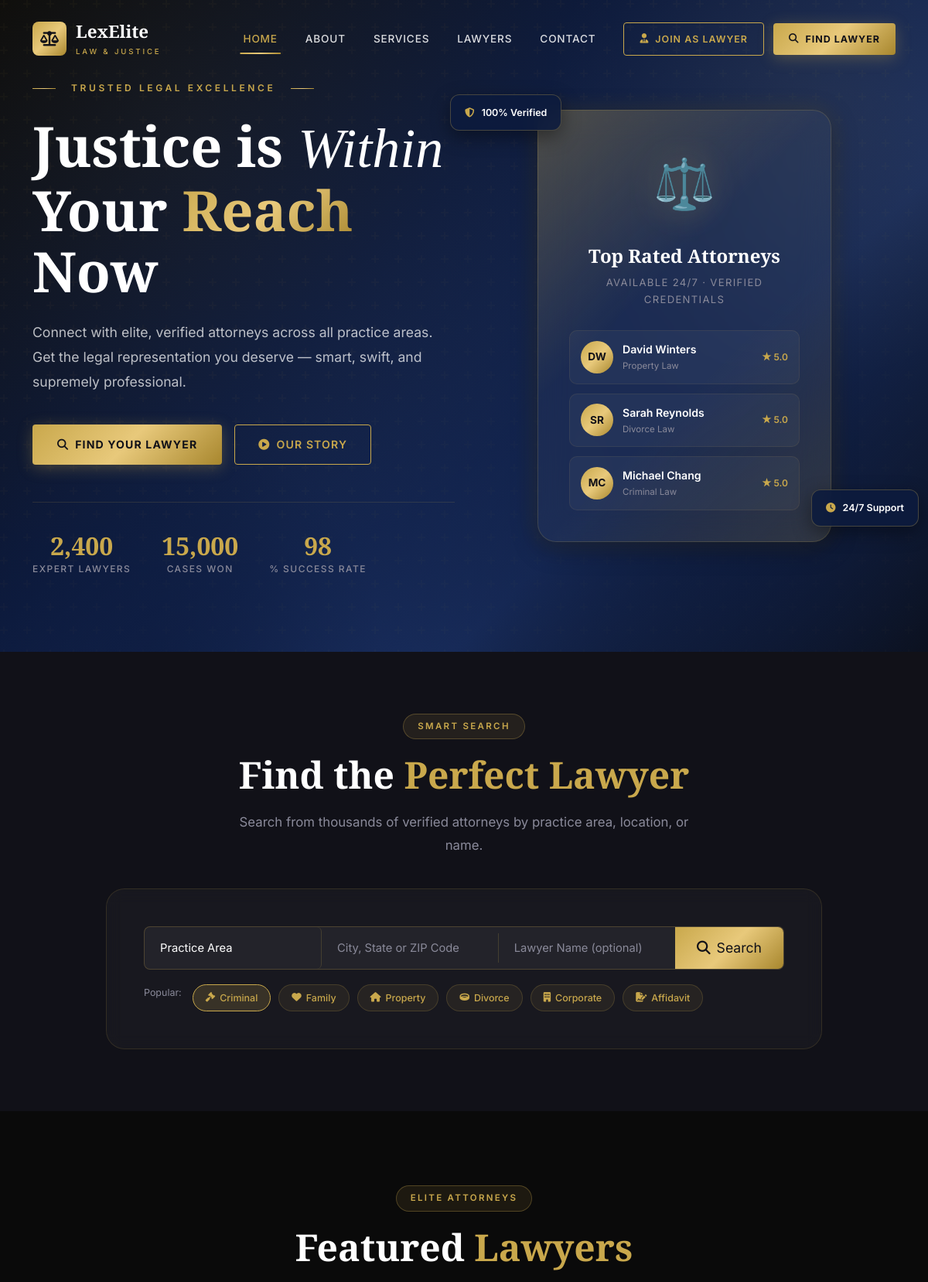
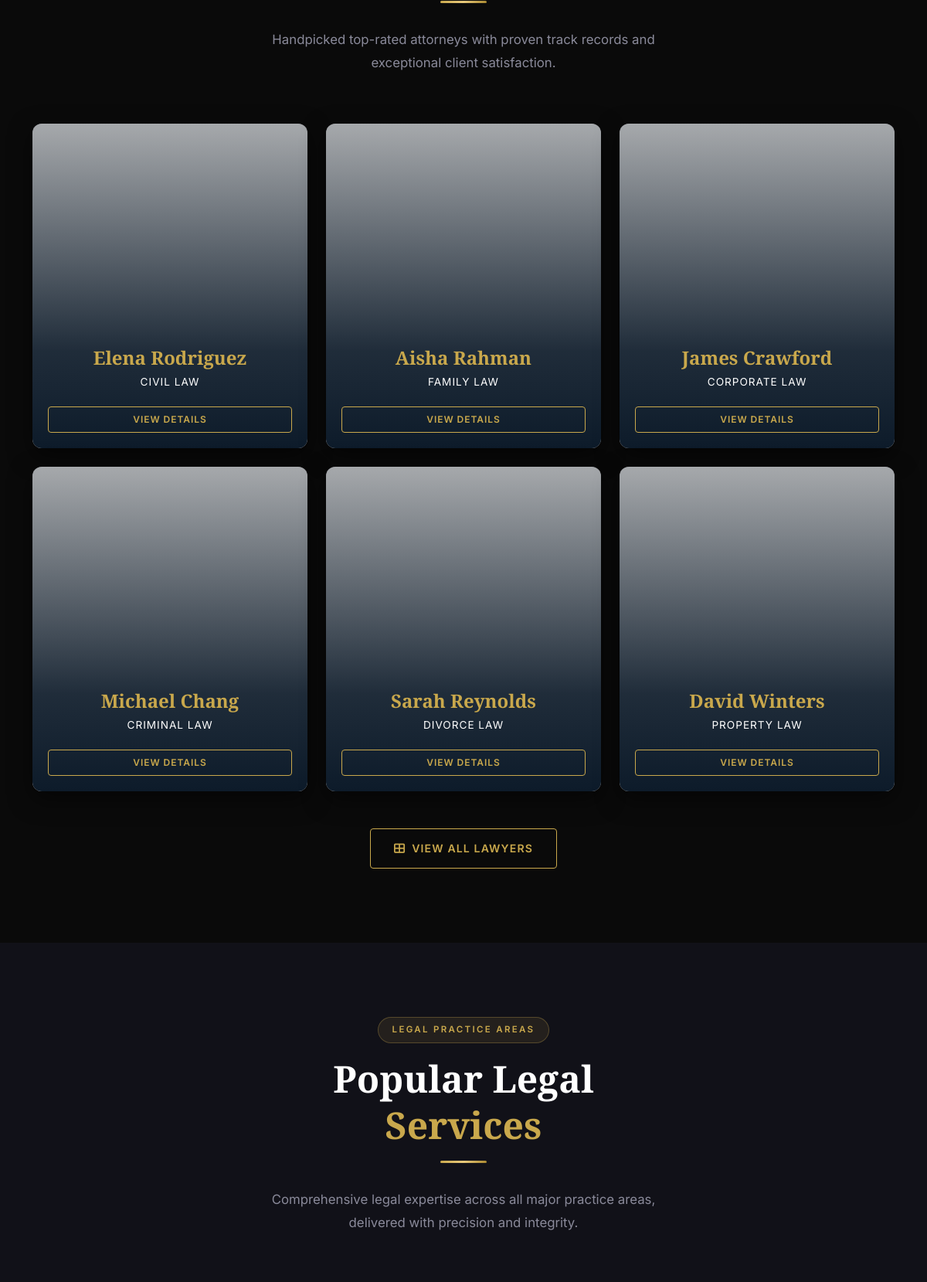
The page / (upper part) on the database its author committed (2 pictures, top to bottom).
### tables this page shows
CREATE TABLE lawyers (
 lawyer_id INT AUTO_INCREMENT PRIMARY KEY,
 full_name VARCHAR(100) NOT NULL,
 email VARCHAR(100) UNIQUE NOT NULL,
 phone VARCHAR(20),
 password VARCHAR(255) NOT NULL,
 specialization VARCHAR(100),
 qualification VARCHAR(150),
 experience INT,
 city VARCHAR(100),
 address TEXT,
 license_no VARCHAR(100),
 bio TEXT,
 consultation_fee DECIMAL(10,2),
 profile_image VARCHAR(255),
 status ENUM('Pending','Approved','Rejected') DEFAULT 'Pending',
 created_at TIMESTAMP DEFAULT CURRENT_TIMESTAMP
);

### index.php (the view, shortened to what this page needs)
<?php
include_once 'includes/connection.php';
include_once 'includes/header.php';
$hero_lawyers_q = mysqli_query($conn, "
    SELECT lawyer_id, full_name, specialization, profile_image
    FROM lawyers
    WHERE status = 'Approved'
    ORDER BY lawyer_id ASC
    LIMIT 3
");
$hero_lawyers = [];
while ($hl = mysqli_fetch_assoc($hero_lawyers_q)) {
    $hero_lawyers[] = $hl;
}
?>
<section class="hero-section" id="home">
  <div class="hero-bg-pattern"></div>
  <div class="hero-glow"></div>
  <div class="hero-glow-2"></div>
  <div class="container hero-content">
    <div class="row align-items-center gy-5">
      <div class="col-lg-6" data-aos="fade-right" data-aos-duration="900">
        <div class="hero-eyebrow">
          <span></span> Trusted Legal Excellence <span></span>
        </div>
        <h1 class="hero-title">
          Justice is <span class="italic-word">Within</span><br>
          Your <span class="gold-word">Reach</span> Now
        </h1>
        <p class="hero-description">
          Connect with elite, verified attorneys across all practice areas. Get the legal representation you deserve — smart, swift, and supremely professional.
        </p>
        <div class="d-flex flex-wrap gap-3">
          <a href="#search" class="btn-gold">
            <i class="fas fa-search"></i> Find Your Lawyer
          </a>
          <a href="about.php" class="btn-outline-gold">
            <i class="fas fa-play-circle"></i> Our Story
          </a>
        </div>
        <div class="hero-stats">
          <div class="text-center">
            <div class="hero-stat-number" data-target="2400">0</div>
            <div class="hero-stat-label">Expert Lawyers</div>
          </div>
          <div class="text-center">
            <div class="hero-stat-number" data-target="15000">0</div>
            <div class="hero-stat-label">Cases Won</div>
          </div>
          <div class="text-center">
            <div class="hero-stat-number" data-target="98">0</div>
            <div class="hero-stat-label">% Success Rate</div>
          </div>
        </div>
      </div>
      <div class="col-lg-6" data-aos="fade-left" data-aos-duration="900" data-aos-delay="200">
        <div class="hero-visual">
          <div class="hero-card-glass">
            <div class="hero-scales-icon">⚖️</div>
            <h3 class="hero-card-title">Top Rated Attorneys</h3>
            <p class="hero-card-subtitle">Available 24/7 · Verified Credentials</p>
            <div class="hero-lawyer-list">
              <?php
              if (!empty($hero_lawyers)):
                foreach ($hero_lawyers as $hl):
                  $hl_name = htmlspecialchars($hl['full_name']);
                  $hl_spec = htmlspecialchars($hl['specialization']);
                  $hl_initials = strtoupper(substr($hl['full_name'], 0, 1) . (strpos($hl['full_name'], ' ') !== false ? substr($hl['full_name'], strpos($hl['full_name'], ' ') + 1, 1) : ''));
                  if (!empty($hl['profile_image'])):
              ?>
                <div class="hero-lawyer-item">
                  <div class="lawyer-avatar" style="padding:0; overflow:hidden;">
                    <img src="uploads/<?php echo htmlspecialchars($hl['profile_image']); ?>" alt="<?php echo $hl_name; ?>" style="width:100%; height:100%; object-fit:cover; border-radius:50%;">
                  </div>
                  <div>
                    <div class="lawyer-info-name"><?php echo $hl_name; ?></div>
                    <div class="lawyer-info-spec"><?php echo $hl_spec; ?></div>
                  </div>
                  <div class="lawyer-rating">★ 5.0</div>
                </div>
              <?php else: ?>
                <div class="hero-lawyer-item">
                  <div class="lawyer-avatar"><?php echo $hl_initials; ?></div>
                  <div>
                    <div class="lawyer-info-name"><?php echo $hl_name; ?></div>
                    <div class="lawyer-info-spec"><?php echo $hl_spec; ?></div>
                  </div>
                  <div class="lawyer-rating">★ 5.0</div>
                </div>
              <?php
                  endif;
                endforeach;
              endif;
              ?>
            </div>
          </div>
          <div class="floating-badge badge-1">
            <i class="fas fa-shield-halved"></i> 100% Verified
          </div>
          <div class="floating-badge badge-2">
            <i class="fas fa-clock"></i> 24/7 Support
          </div>
        </div>
      </div>
    </div>
  </div>
</section>
<section class="search-section" id="search">
  <div class="container">
    <div class="row justify-content-center mb-4" data-aos="fade-up">
      <div class="col-lg-8 text-center">
        <span class="section-badge">Smart Search</span>
        <h2 class="section-title">Find the <span class="text-gold">Perfect Lawyer</span></h2>
        <p class="section-subtitle mx-auto">Search from thousands of verified attorneys by practice area, location, or name.</p>
      </div>
    </div>
    <div class="row justify-content-center" data-aos="fade-up" data-aos-delay="100">
      <div class="col-lg-10">
        <div class="search-wrapper">
          <div class="search-form-group">
            <select class="search-select form-select" id="practiceArea">
              <option value="" disabled selected>Practice Area</option>
            </select>
            <input type="text" class="search-input form-control flex-grow-1" id="locationInput" placeholder="City, State or ZIP Code"/>
            <input type="text" class="search-input form-control d-none d-md-block" id="nameInput" placeholder="Lawyer Name (optional)"/>
            <button class="search-btn" id="searchBtn" onclick="performSearch()">
              <i class="fas fa-search me-2"></i>Search
            </button>
          </div>
          <div class="search-filters">
            <span style="font-size:0.78rem; color:var(--text-muted); margin-right:4px;">Popular:</span>
            <span class="filter-chip active" onclick="toggleFilter(this)"><i class="fas fa-gavel"></i> Criminal</span>
            <span class="filter-chip" onclick="toggleFilter(this)"><i class="fas fa-heart"></i> Family</span>
            <span class="filter-chip" onclick="toggleFilter(this)"><i class="fas fa-home"></i> Property</span>
            <span class="filter-chip" onclick="toggleFilter(this)"><i class="fas fa-ring"></i> Divorce</span>
            <span class="filter-chip" onclick="toggleFilter(this)"><i class="fas fa-building"></i> Corporate</span>
            <span class="filter-chip" onclick="toggleFilter(this)"><i class="fas fa-file-signature"></i> Affidavit</span>
          </div>
        </div>
      </div>
    </div>
  </div>
</section>
<section class="section-darker" id="lawyers">
  <div class="container">
    <div class="row justify-content-center mb-5" data-aos="fade-up">
      <div class="col-lg-6 text-center">
        <span class="section-badge">Elite Attorneys</span>
        <h2 class="section-title">Featured <span class="text-gold">Lawyers</span></h2>
        <div class="gold-line center"></div>
        <p class="section-subtitle mx-auto">Handpicked top-rated attorneys with proven track records and exceptional client satisfaction.</p>
      </div>
    </div>
    <div class="row g-4" id="featuredLawyersGrid">
      <?php
      $q_featured = mysqli_query($conn, "SELECT * FROM lawyers WHERE status = 'Approved' ORDER BY lawyer_id DESC LIMIT 6");
      if (mysqli_num_rows($q_featured) > 0) {
          $delay = 0;
          while ($row = mysqli_fetch_assoc($q_featured)) {
              $name = htmlspecialchars($row['full_name']);
              $spec = htmlspecialchars($row['specialization'] ?? 'General Practice');
              if (!empty($row['profile_image'])) {
                  $img_url = "uploads/" . htmlspecialchars($row['profile_image']);
                  $img_html = "<div class='lawyer-card-img-placeholder' style=\"background:url('$img_url') center top/cover no-repeat;\"></div>";
              } else {
                  $img_url = "https://ui-avatars.com/api/?name=".urlencode($name)."&background=1A2F60&color=C9A84C&size=200";
              }
              echo "<div class='col-lg-4 col-md-6' data-aos='fade-up' data-aos-delay='$delay'>";
              echo "  <div class='flip-card-custom'>";
              echo "    <img src='$img_url' alt='$name' />";
              echo "    <div class='flip-card-overlay'>";
              echo "      <h3 class='flip-card-name'>$name</h3>";
              echo "      <div class='flip-card-spec' style='color:var(--white); font-size:0.85rem; text-transform:uppercase; letter-spacing:1px; margin-bottom:10px;'>$spec</div>";
              echo "      <div class='view-details-btn-static btn-outline-gold' style='padding:6px 15px; font-size:0.75rem; display:inline-block; margin-top:10px;'>View Details</div>";
              echo "    </div>";
              echo "  </div>";
              echo "</div>";
              $delay += 100;
              if($delay > 200) $delay = 0;
          }
      } else {
          echo "<div class='col-12 text-center py-5' style='color:var(--text-muted);'>";
          echo "  <h4>No featured lawyers available.</h4>";
          echo "</div>";
      }
      ?>
    </div>
    <div class="text-center mt-5" data-aos="fade-up">
      <a href="search.php" class="btn-outline-gold">
        <i class="fas fa-th-large"></i> View All Lawyers
      </a>
    </div>
  </div>
</section>
<section class="section-dark" id="services">
  <div class="container">
    <div class="row justify-content-center mb-5" data-aos="fade-up">
      <div class="col-lg-6 text-center">
        <span class="section-badge">Legal Practice Areas</span>
        <h2 class="section-title">Popular Legal <span class="text-gold">Services</span></h2>
        <div class="gold-line center"></div>
        <p class="section-subtitle mx-auto">Comprehensive legal expertise across all major practice areas, delivered with precision and integrity.</p>
      </div>
    </div>
    <div class="row g-4">
    </div>
  </div>
</section>
</body>
</html>

### includes/header.php (shortened to what this page needs)
<!DOCTYPE html>
<html lang="en">
<head>
  <link rel="stylesheet" href="https://cdn.jsdelivr.net/npm/bootstrap@5.3.3/dist/css/bootstrap.min.css"/>
  <link rel="stylesheet" href="https://cdnjs.cloudflare.com/ajax/libs/font-awesome/6.5.2/css/all.min.css"/>
  <link rel="stylesheet" href="https://cdnjs.cloudflare.com/ajax/libs/aos/2.3.4/aos.css"/>
  <link rel="stylesheet" href="css/luxury.css"/>
</head>
<body>
<nav id="mainNavbar" class="navbar navbar-expand-lg fixed-top">
  <div class="container">
    <a class="navbar-brand navbar-brand-logo" href="index.php">
      <div class="brand-icon"><i class="fas fa-balance-scale"></i></div>
      <div>
        <span class="brand-text-main">LexElite</span>
        <span class="brand-text-sub">Law & Justice</span>
      </div>
    </a>
    <div class="collapse navbar-collapse" id="navCollapse">
      <ul class="navbar-nav ms-auto align-items-lg-center gap-lg-1">
        <li class="nav-item"><a class="nav-link active" href="index.php">Home</a></li>
        <li class="nav-item"><a class="nav-link" href="about.php">About</a></li>
        <li class="nav-item"><a class="nav-link" href="services.php">Services</a></li>
        <li class="nav-item"><a class="nav-link" href="search.php">Lawyers</a></li>
        <li class="nav-item"><a class="nav-link" href="index.php#contact">Contact</a></li>
        <li class="nav-item ms-lg-3">
          <a class="btn-outline-gold" href="lawyer-login.php" style="padding:10px 20px; font-size:0.78rem;">
            <i class="fas fa-user-tie"></i> Join as Lawyer
          </a>
        </li>
        <li class="nav-item ms-lg-2">
          <a class="btn-gold" href="customer-login.php" style="padding:10px 20px; font-size:0.78rem;">
            <i class="fas fa-search"></i> Find Lawyer
          </a>
        </li>
      </ul>
    </div>
  </div>
</nav>

### index.php (style rules this page uses)
.flip-card-custom { position: relative; width: 100%; height: 420px; border-radius: 12px; overflow: hidden; box-shadow: 0 10px 30px rgba(0,0,0,0.5); background-color: var(--dark-card); }
.flip-card-custom img { width: 100%; height: 100%; object-fit: cover; object-position: top; transition: transform 0.6s ease; }
.flip-card-overlay { position: absolute; top: 0; left: 0; right: 0; bottom: 0; background: linear-gradient(to top, rgba(13, 27, 42, 1) 0%, rgba(13, 27, 42, 0.9) 30%, rgba(13, 27, 42, 0.2) 100%); display: flex; flex-direction: column; justify-content: flex-end; padding: 20px; transition: all 0.5s ease; text-align: center; }
.flip-card-name { font-family: var(--font-serif); font-size: 1.5rem; color: var(--gold); margin-bottom: 5px; transition: all 0.4s ease; }
.view-details-btn-static { opacity: 1; visibility: visible; transition: all 0.3s ease; }

### rows shown on the page
lawyers: full_name "DW", full_name "David Winters", specialization "Property Law", specialization "PROPERTY LAW"
lawyers: full_name "SR", full_name "Sarah Reynolds", specialization "Divorce Law", specialization "DIVORCE LAW"
lawyers: full_name "MC", full_name "Michael Chang", specialization "Criminal Law", specialization "CRIMINAL LAW"
lawyers: full_name "Elena Rodriguez", specialization "CIVIL LAW"
lawyers: full_name "Aisha Rahman", specialization "FAMILY LAW"
lawyers: full_name "James Crawford", specialization "CORPORATE LAW"
